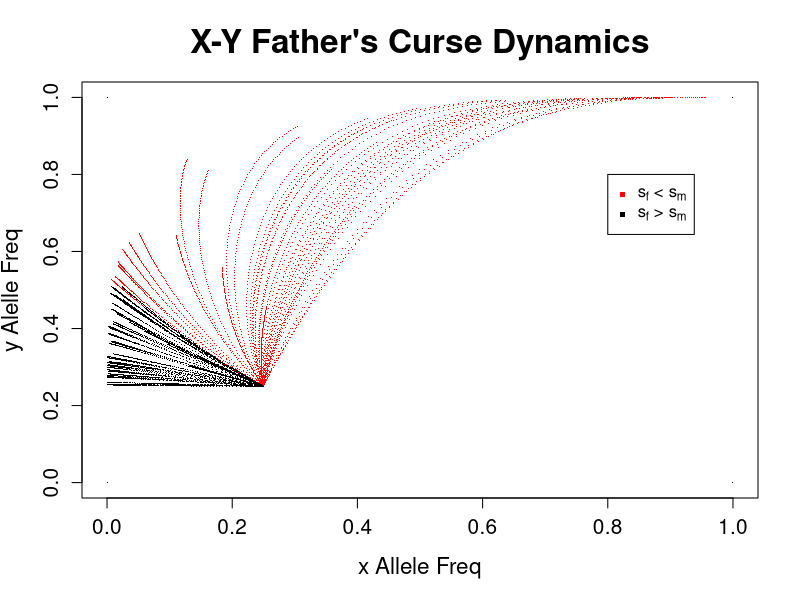

The R script that drew this image:
# Model 7:  Y - X  Father's curse - 12 Mar 2018
# Invasion and dynamics of Father's curse X type with Y-linked restorer

# female genotypes  XX   Xx       xx     
#   and fitnesses   1   1-sf/2   1-sf      

#   male genotypes XY     xY      Xy      xy
#   and fitnesses   1      1      1     1+sm  

# two egg types:     X and  x
# four sperm types:  X   x    Y    y

generations <- 100
x <-c(0,1,1,0)
y <-c(0,0,1,1)
plot(x,y,pch=".",main="X-Y Father's Curse Dynamics",xlab='x Allele Freq',ylab='y Alelle Freq',font.lab=1.5,cex.main=2,cex.lab=1.35,cex.axis=1.25)
legend(0.8,0.8, legend=c(expression("s" [f]* " < s"[m]), expression("s" [f]* " > s"[m])),
       col=c("red", "black"),pch='.',pt.cex=5)

for (itest in 1:100){
  #Randomly draw values of sf and sm
  sf_val=.2*runif(1)
  sm_val=.2*runif(1)
  
  # Specify initial genotype frequencies (3 female, 4 male)
  X = 0.75
  x = 0.25
  Y = 0.75
  y = 0.25
  #Initialize genotype frequencies
  #Females
  XX = X * X
  Xx = 2 * X * x
  xx = x * x
  
  #Males
  XY = X * Y
  xY = x * Y
  Xy = X * y
  xy = x *y
  
  for (gen in 1:generations) {
    # Weight each male and female genotype by fitness and normalize
    Fsum=XX+(1-sf_val/2)*Xx+(1-sf_val)*xx
    XX=XX/Fsum
    Xx=Xx*(1-sf_val/2)/Fsum
    xx=xx*(1-sf_val)/Fsum
    
    Msum=(XY+xY+Xy)+(1+sm_val)*xy
    XY=XY/Msum
    xY=xY/Msum
    Xy=Xy/Msum
    xy=(xy*(1+sm_val))/Msum
    
    # Calculate the egg and sperm frequencies
    
    eX=XX+.5*Xx
    ex=xx+.5*Xx
    if (!(isTRUE(all.equal(eX+ex,1)))) {print ('EggFreqErr')}
    
    sX=.5*(XY + Xy)
    sx=.5*(xY + xy)
    sY=.5*(XY + xY)
    sy=.5*(Xy + xy)
    if (!(isTRUE(all.equal(sX+sx+sY+sy,1)))) {print ('SpermFreqErr')}
    # Calculate zygote frequencies the next generation (zygotes are the same freq in both sexes)
    
    XX=eX*sX
    Xx=eX*sx+ex*sX
    xx=ex*sx
    
    if (!(isTRUE(all.equal(XX + Xx + xx,0.5)))) {print (XX + Xx + xx)}
    
    XY=eX*sY
    xY=ex*sY 
    Xy=eX*sy
    xy=ex*sy
    
    if (!(isTRUE(all.equal(XY + xY + Xy + xy,0.5)))) {print (XY + xY + Xy + xy)}
    
    current_x_female <- (2*xx + Xx)/(2*(XX+Xx+xx))
    current_x_male <- (xY + xy)/(XY+xY+Xy+xy)
    xfreq <- (current_x_female + current_x_male)/2
    
    yfreq <- (Xy + xy)/(XY + xY + Xy + xy)
    
    if (sf_val>sm_val){
      points(xfreq,yfreq,pch=".")
    } else {
      points(xfreq,yfreq,pch=".",col="red")
    } 
  }
}